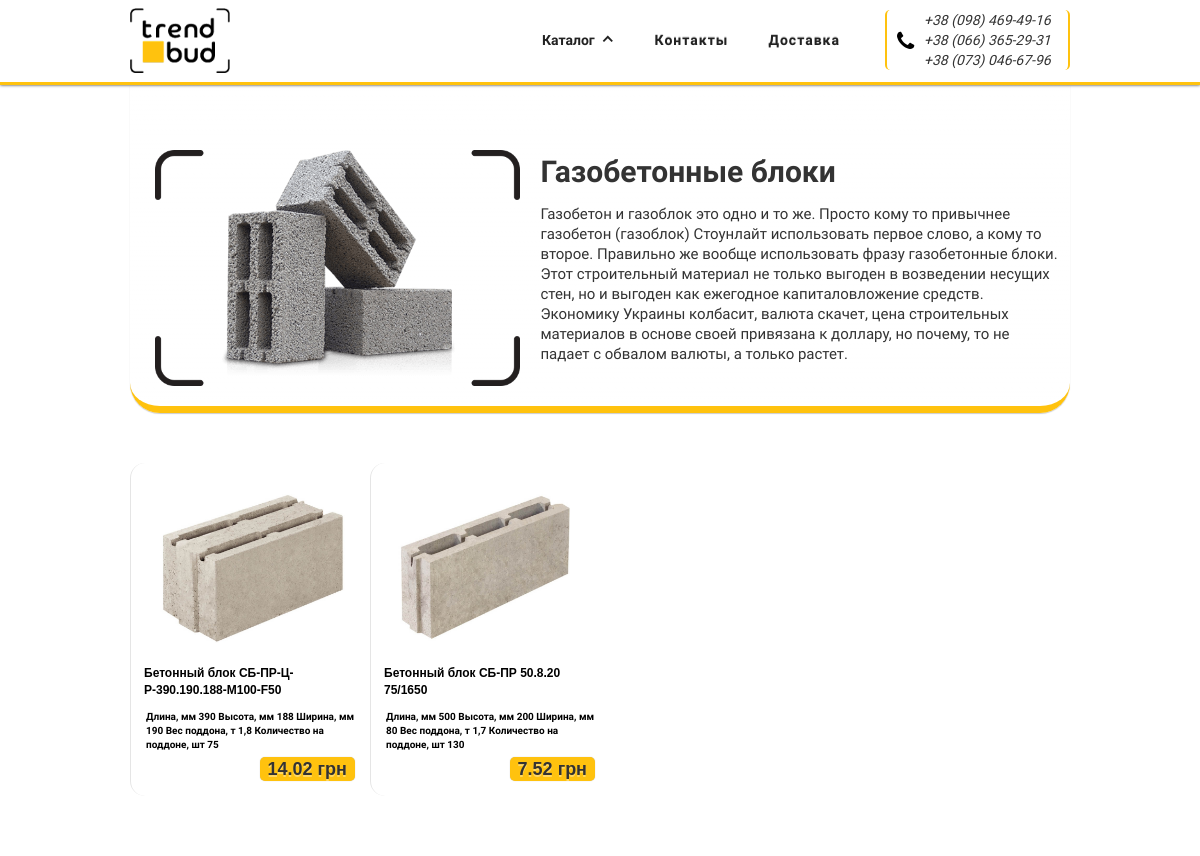
Page /category/1 on the committed database.
### tables this page shows
CREATE TABLE IF NOT EXISTS `product_category` (
  `id` int(11) NOT NULL AUTO_INCREMENT COMMENT 'id категории',
  `title` varchar(128) NOT NULL COMMENT 'Название товара',
  `photo_url` varchar(256) NOT NULL COMMENT 'url картинки',
  `description` text NOT NULL COMMENT 'Описание категории',
  `visible` int(11) NOT NULL COMMENT 'Публикация',
  PRIMARY KEY (`id`),
  KEY `id` (`id`),
  KEY `title` (`title`)
);

CREATE TABLE IF NOT EXISTS `product` (
  `id` int(11) NOT NULL AUTO_INCREMENT COMMENT 'id товара',
  `title` varchar(128) NOT NULL COMMENT 'Название товара',
  `akcia` varchar(256) NOT NULL COMMENT 'Акция',
  `photo_url` varchar(256) NOT NULL COMMENT 'Фото продукта',
  `description` text NOT NULL COMMENT 'Характеристики',
  `price` varchar(32) NOT NULL COMMENT 'Цена',
  `category_id` int(11) NOT NULL COMMENT 'id категории',
  PRIMARY KEY (`id`),
  KEY `id` (`id`),
  KEY `category_id` (`category_id`)
);

### application/controllers/First.php (called while the page is built, shortened)
<?php
class First extends CI_Controller {
        public function category($id)
        {
                $this->load->model('product_category_model');
                $data['some_category'] = $this->product_category_model->get_category_by_get($id);
                $this->load->model('product_model');
                $data['products'] = $this->product_model->get_products_model($id);
                $this->load->model('product_category_model');
                $config['per_page'] = '20';
                $data['product_category'] = $this->product_category_model->get_category_model($config['per_page']);
                $this->load->view('category-view', $data);
        }
}

### index.php (called while the page is built, shortened)
<?php
require_once BASEPATH.'core/CodeIgniter.php';

### application/models/product_category_model.php (called while the page is built, shortened)
<?php
class Product_category_model extends CI_Model {
	public function get_category_model($num, $offset=0)
	{
		$this->db->order_by('id', 'asc');
                $this->db->where('visible', 1);
		$query = $this->db->get('product_category', $num, $offset);
		return $query->result_array();
	}
        public function get_category_by_get($id)
	{
		$query = $this->db->get_where('product_category', array('id' => $id, 'visible' => 1));
                return $query->result_array();
	}
}

### application/models/product_model.php (called while the page is built, shortened)
<?php
class Product_model extends CI_Model {
	public function get_products_model($id)
	{
		$this->db->where('category_id', $id);
		$query = $this->db->get('product');
		return $query->result_array();
	}
}

### application/views/category-view.php (the view, shortened to what this page needs)
<!DOCTYPE html>
<html lang="ru">
    <link type="text/css" rel="stylesheet" href="/css/normalize.css"/>
    <link type="text/css" rel="stylesheet" href="/css/webflow.css"/>
    <link type="text/css" rel="stylesheet" href="/css/trend-bud.webflow.css"/>
    <link rel="stylesheet" href="https://maxcdn.bootstrapcdn.com/font-awesome/4.4.0/css/font-awesome.min.css">
<body>
  <div data-collapse="medium" data-animation="default" data-duration="400" data-contain="1" data-easing="ease-in-out" data-easing2="ease-in-out" class="w-nav nav-menu">
    <div class="w-container">
      <a href="/" class="w-nav-brand logo-link"><img width="100" src="/images/trend-bud-logo3.png" data-ix="load" class="logo-trande-bud">
      </a>
      <div data-ix="load-5" class="w-hidden-medium w-hidden-small w-hidden-tiny w-clearfix cont-div">
        <div class="w-embed code _1"><i class="fa fa-phone"></i>
        </div>
        <div class="txt _2">+38&nbsp;(098) 469-49-16</div>
        <div class="txt _2">+38&nbsp;(066) 365-29-31</div>
        <div class="txt _2">+38&nbsp;(073) 046-67-96</div>
      </div>
      <nav role="navigation" class="w-nav-menu dd-menu">
        <div data-delay="0" class="w-dropdown w-clearfix">
          <div data-ix="load-6-hoover" class="w-dropdown-toggle drop-down">
            <div class="drop-text">Каталог</div>
            <div class="w-icon-dropdown-toggle ico-drop-down"></div>
          </div>
        </div><a href="<?php echo base_url();?>#contact" data-ix="load-3" class="w-nav-link nav-link">Контакты</a><a href="<?php echo base_url();?>#dostavka" data-ix="load-4" class="w-nav-link nav-link">Доставка</a>
      </nav>
    </div>
  </div>
  <div class="w-section">
    <div data-ix="3d" class="w-container w-preserve-3d info-category">
        <?php foreach ($some_category as $item) : ?>
      <div class="w-row">
        <div class="w-col w-col-5"><img class="img-category-page" src="/photo/<?=$item['photo_url'];?>">
        </div>
        <div class="w-col w-col-7">
          <h1 class="h1-category-page"><?=$item['title'];?></h1>
          <h2 class="h2-category-page"><?=$item['description'];?></h2>
        </div>
      </div>
        <?php endforeach; ?>
    </div>
  </div>
  <div class="w-section product-section">
    <div class="w-container">
      <div class="w-dyn-list ps"_CONTEXT">
        <div class="w-dyn-items w-row dynamic-product">
          <?php foreach ($products as $product) : ?>
            <div data-ix="load-2" class="w-dyn-item w-col w-col-3 w-clearfix tovar-position"><img class="akcia" src="/images/<?=$product['akcia']?$product['akcia']:'empty.png'?>"><img class="tovar-img" src="/photo/<?=$product['photo_url']?>">
            <h3 class="h3-tovar"><?=$product['title'];?></h3>
            <div class="description-product"><?=$product['description'];?></div>
            <h4 class="price"><?=$product['price'];?></h4>
          </div>
          <?php endforeach;?>
        </div>
      </div>
    </div>
  </div>
</body>
</html>

### css/webflow.css (style rules this page uses)
[class^="w-icon-"], [class*=" w-icon-"] { font-family: 'webflow-icons'; speak: none; font-style: normal; font-weight: normal; font-variant: normal; text-transform: none; line-height: 1; -webkit-font-smoothing: antialiased; -moz-osx-font-smoothing: grayscale; }
.w-icon-arrow-down:before, .w-icon-dropdown-toggle:before { content: "\e603"; }
* { -webkit-box-sizing: border-box; -moz-box-sizing: border-box; box-sizing: border-box; }
html { height: 100%; }
body { margin: 0; min-height: 100%; background-color: #fff; font-family: Arial, sans-serif; font-size: 14px; line-height: 20px; color: #333; }
img { max-width: 100%; vertical-align: middle; display: inline-block; }
.w-clearfix:before, .w-clearfix:after { content: " "; display: table; }
.w-clearfix:after { clear: both; }
.w-preserve-3d { transform-style: preserve-3d; }
h1, h2, h3, h4, h5, h6 { font-weight: bold; margin-bottom: 10px; }
h1 { font-size: 38px; line-height: 44px; margin-top: 20px; }
h2 { font-size: 32px; line-height: 36px; margin-top: 20px; }
h3 { font-size: 24px; line-height: 30px; margin-top: 20px; }
h4 { font-size: 18px; line-height: 24px; margin-top: 10px; }
.w-embed:before, .w-embed:after { content: " "; display: table; }
.w-embed:after { clear: both; }
.w-container { margin-left: auto; margin-right: auto; max-width: 940px; }
.w-container:before, .w-container:after { content: " "; display: table; }
.w-container:after { clear: both; }
.w-container .w-row { margin-left: -10px; margin-right: -10px; }
.w-row:before, .w-row:after { content: " "; display: table; }
.w-row:after { clear: both; }
.w-col { position: relative; float: left; width: 100%; min-height: 1px; padding-left: 10px; padding-right: 10px; }
.w-col-3 { width: 25%; }
.w-col-5 { width: 41.66666667%; }
.w-col-7 { width: 58.33333333%; }
.w-dropdown { display: inline-block; position: relative; text-align: left; margin-left: auto; margin-right: auto; z-index: 900; }
.w-dropdown-btn, .w-dropdown-toggle, .w-dropdown-link { position: relative; vertical-align: top; text-decoration: none; color: #222222; padding: 20px; text-align: left; margin-left: auto; margin-right: auto; white-space: nowrap; }
.w-dropdown-toggle { -webkit-user-select: none; -moz-user-select: none; -ms-user-select: none; user-select: none; display: inline-block; cursor: pointer; padding-right: 40px; }
.w-icon-dropdown-toggle { position: absolute; top: 0; right: 0; bottom: 0; margin: auto; margin-right: 20px; width: 1em; height: 1em; }
.w-nav { position: relative; background: #dddddd; z-index: 1000; }
.w-nav:before, .w-nav:after { content: " "; display: table; }
.w-nav:after { clear: both; }
.w-nav-brand { position: relative; float: left; text-decoration: none; color: #333333; }
.w-nav-link { position: relative; display: inline-block; vertical-align: top; text-decoration: none; color: #222222; padding: 20px; text-align: left; margin-left: auto; margin-right: auto; }
.w-nav-menu { position: relative; float: right; }

### rows in the picture
product_category: photo_url (picture), title "Газобетонные блоки", description "Газобетон и газоблок это одно и то же. Просто кому то привычнее газобетон (газоблок) Стоунлайт использовать первое слово, а кому то второе. Правильно же вообще использовать фразу газобетонные блоки. Этот строительный материал не только выгоден в возведении несущих стен, но и выгоден как ежегодное капиталовложение средств. Экономику Украины колбасит, валюта скачет, цена строительных материалов в основе своей привязана к доллару, но почему, то не падает с обвалом валюты, а только растет."
product: photo_url (picture), title "Бетонный блок СБ-ПР-Ц-Р-390.190.188-М100-F50", description "Длина, мм 390 Высота, мм 188 Ширина, мм 190 Вес поддона, т 1,8 Количество на поддоне, шт 75", price "14.02 грн"
product: photo_url (picture), title "Бетонный блок CБ-ПР 50.8.20 75/1650", description "Длина, мм 500 Высота, мм 200 Ширина, мм 80 Вес поддона, т 1,7 Количество на поддоне, шт 130", price "7.52 грн"
